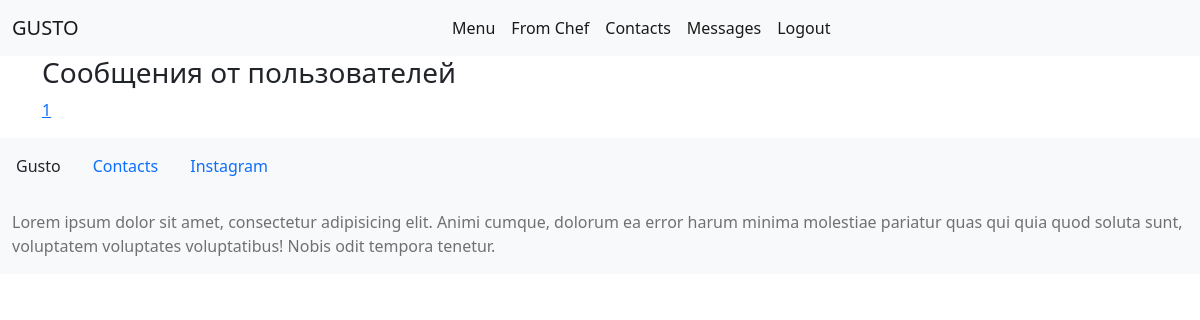
The page /view/ (signed in) on the database as committed earlier.
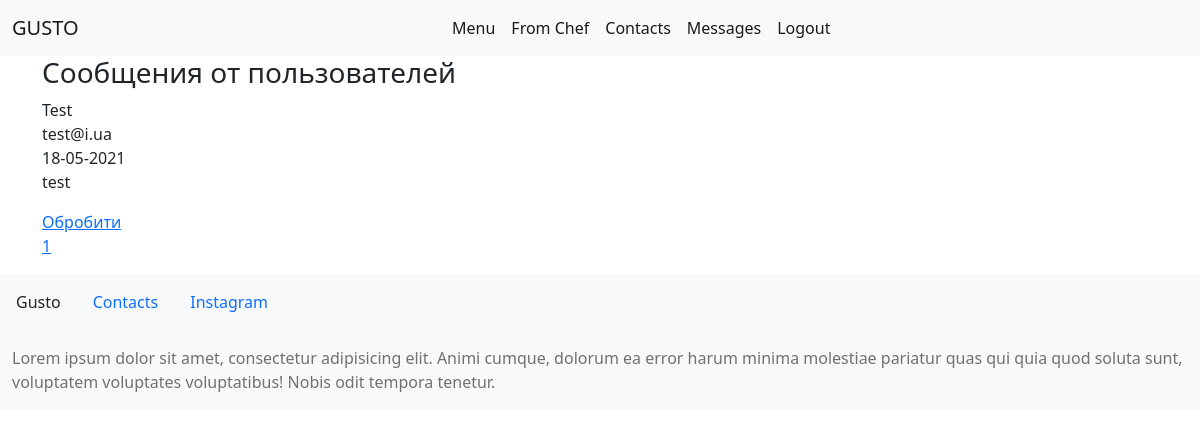
The same page on the database as committed later.
### main_gusto/models.py (models this page shows, shortened)
class UserMessages(models.Model):
    user_name = models.CharField(max_length=50)
    user_email = models.EmailField()
    message = models.CharField(max_length=200)
    is_processed = models.BooleanField(default=False)
    send_date = models.DateField(auto_now_add=True)

### user_messages/views.py (the view)
# urls.py: path('view/', messages_view),
@login_required(login_url='/login/')
@user_passes_test(lambda u: u.groups.filter(name='Manager').exists() or u.is_staff, login_url='/error/')
def messages_view(request):
    messages = UserMessages.objects.filter(
        is_processed=False).order_by('send_date')
    paginator = Paginator(messages, 4)
    page = request.GET.get('page')
    messages_page = paginator.get_page(page)
    return render(request, 'messages_views.html', context={'items': messages_page})

### user_messages/templates/messages_views.html (shortened to what this page needs)
{% extends 'base.html' %} {% block content %}
<div class="wrapper">
	<div class="container">
		<h3 class="messages__title">Сообщения от пользователей</h3>
		<div class="messages__body">
			{% for item in items %}
			<div class="messages__row">
				<div class="message__name">{{ item.user_name }}</div>
				<div class="mesasge__email">{{ item.user_email }}</div>
				<div class="message__date">{{ item.send_date | date:'d-m-Y' }}</div>
				<div class="message__text"><p>{{ item.message }}</p></div>
				<div class="message__processed">
					{% if item.ip_processed == false %}
					<a href="{{ item.pk }}">Обробити</a>
					{% endif %}
				</div>
			</div>
			{% endfor %}
		</div>
	</div>
	<div id="navigation" class="container">
		<div class="nav">
			<div class="nav__row">
				<nav aria-label="Page navigation example">
					<ul
						class="pagination"
						style="display: flex; justify-content: space-around"
					>
						 {% for page in items.paginator.page_range %}
						{% if page == items.number %}
						<li class="page__item active">
							<a class="page__link" href="#">
								{{ page }}
							</a>
						</li>
						{% else %}
						<li class="page__item">
							<a class="page__link" href="?page={{ page }}"> {{ page }} </a>
						</li>
						{% endif %} {% endfor %}
					</ul>
				</nav>
			</div>
		</div>
	</div>
</div>
{% endblock %}

Rows that differ between the two databases and show on the page:
added UserMessages: user_name "Test", user_email "test@i.ua", send_date "18-05-2021", message "test"
